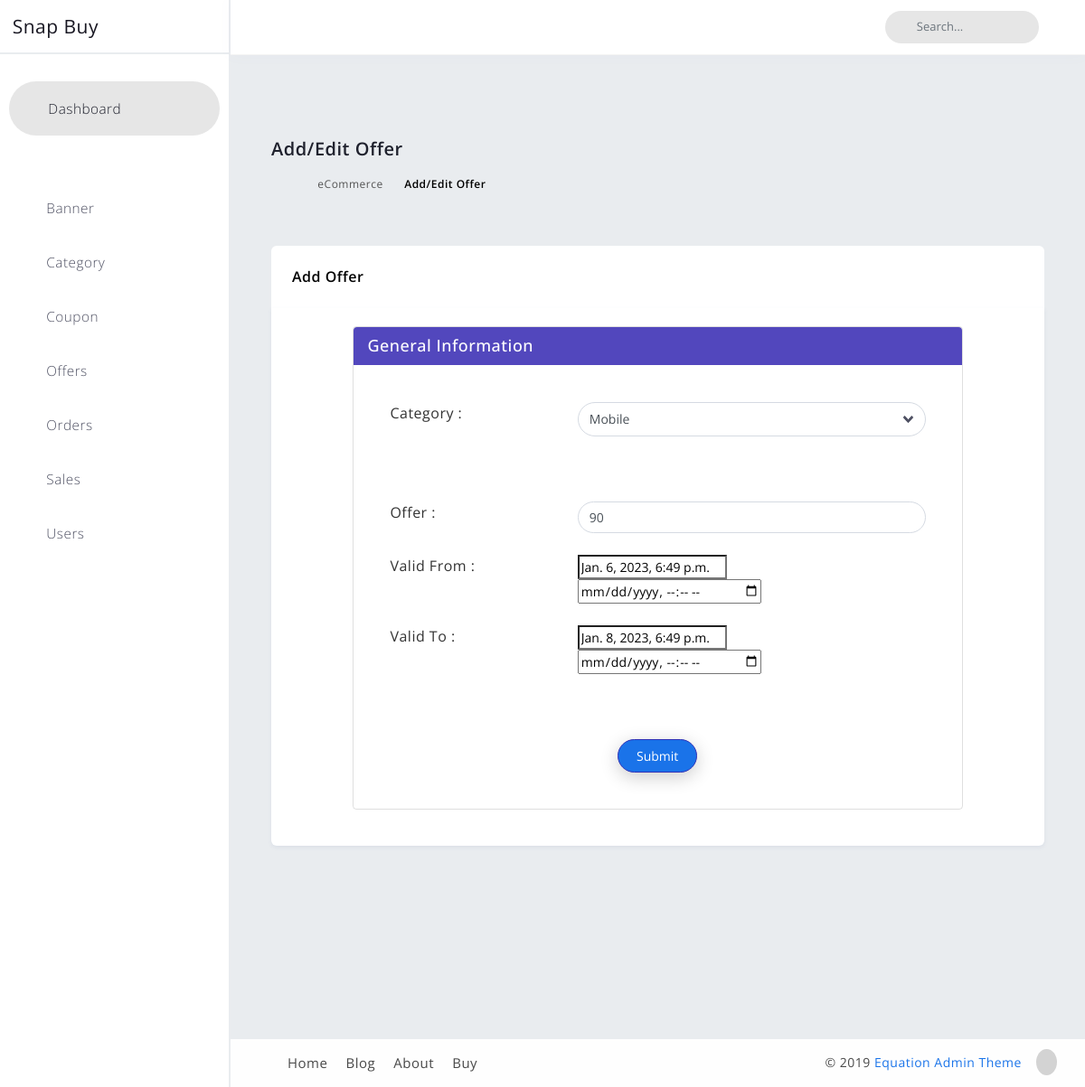
The page /myadmin/edit-category-offer/11/ on the database as committed earlier.
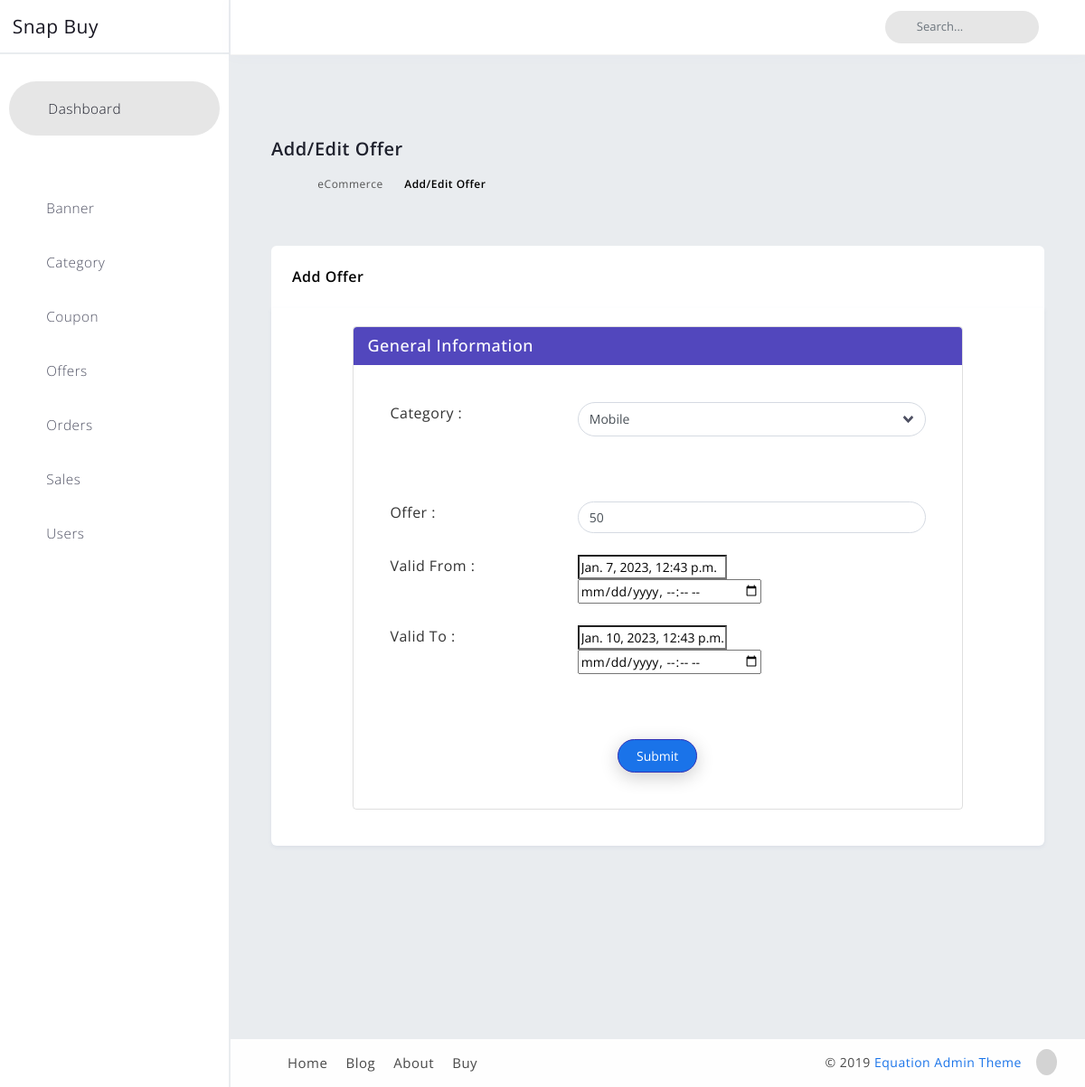
The same page on the database as committed later.
### category_adminside/models.py (models this page shows, shortened)
class CategoryOffer(models.Model):
    category = models.ForeignKey(Category, on_delete=models.CASCADE)
    offer = models.IntegerField(validators=[MinValueValidator(0),MaxValueValidator(100)])
    valid_from = models.DateTimeField()
    valid_to = models.DateTimeField()

class Category(models.Model):
    title =      models.CharField(max_length=200)
    details =     models.TextField()
    cat_image =   models.ImageField(upload_to='categoryimage')
    created_at =  models.DateTimeField(auto_now_add=True)
    def __str__(self):
        return self.title

### myadmin/views.py (the view, shortened to what this page needs)
# urls.py: path('edit-category-offer/<int:id>/',views.edit_catoffer,name='edit_cat_offer'),
def edit_catoffer(request,id):
    try:
         catoffer = CategoryOffer.objects.get(id = id)  #getting the category ,which is to be edited.
    except:
        pass
    category = Category.objects.all()
    a = catoffer.valid_from.strftime("%d/%m/%Y, %H:%M")
    context = {
        'category':category,
        'catoffer':catoffer,
    }
    return render(request,'cat_adminside/addoffer.html',context)

### newcart/views.py (called while the page is built)
def _cart_id_(request):
    cart = request.session.session_key
    if not cart:
        cart = request.session.create()
    return cart

### templates/cat_adminside/addoffer.html (shortened to what the changed rows need)
{% extends 'cat_adminside/cat_adminbase.html' %}
{% load static %}
{% block blockcontent %}
        <div id="content" class="main-content">
            <div class="container">
                <div class="row">
                    <div class="col-xl-12 col-lg-12 col-md-12 col-sm-12 col-12 layout-spacing">
                        <div class="statbox widget box box-shadow">
                            <div class="widget-content widget-content-area add-category">
                                <div class="row">
                                    <div class="mx-xl-auto col-xl-10 col-md-12">
                                        <div class="card card-default">
                                            <div class="card-heading"><h2 class="card-title"><span>General Information</span></h2></div>
                                            <div class="card-body">
                                                <div class="card-body">
                                                    <form class="form-horizontal" method="POST" enctype="multipart/form-data">
                                                        <div class="form-group mb-4">
                                                            <div class="row">
                                                                <div class="col-md-8">
                                                                    <select class="form-control form-custom mb-4" name="category">
                                                                        <option value="{{catoffer.category.id}}">{{catoffer.category}}</option>
                                                                    </select>
                                                                </div>
                                                            </div>
                                                        </div>
                                                        <div class="form-group mb-4 mt-5">
                                                            <div class="row">
                                                                <div class="col-md-8">
                                                                    <input class="form-control" value="{{catoffer.offer}}" name="offer" type="text" >
                                                                </div>
                                                            </div>
                                                        </div>
                                                        <div class="form-group mb-4">
                                                            <div class="row">
                                                                <div class="col-md-8">
                                                                    {% if catoffer %}
                                                                    <input name="from" type="" value="{{catoffer.valid_from}}">
                                                                    <br>
                                                                    <input type="datetime-local" name="from">
                                                                    {% else %}
                                                                    <input type="datetime-local" name="from">
                                                                    <span class="text-danger" id="desc-error" ></span>
                                                                    {% endif %}
                                                                </div>
                                                            </div>
                                                        </div>
                                                        <div class="form-group mb-4">
                                                            <div class="row">
                                                                <div class="col-md-8">
                                                                    <input  value="{{catoffer.valid_to}}">
                                                                    <br>
                                                                    <input type="datetime-local" value="{{cat_offer.valid_to}}" name="to">
                                                                </div>
                                                            </div>
                                                        </div>
                                                    </form>
                                                </div>
                                            </div>
                                        </div>
                                    </div>
                                </div>
                            </div>
                        </div>
                    </div>
                </div>
            </div>
        </div>
{% endblock  %}

Rows that differ between the two databases and show on the page:
changed CategoryOffer "Mobile": offer "90" → "50"; from "Jan. 6, 2023, 6:49 p.m." → "Jan. 7, 2023, 12:43 p.m."; valid_to "Jan. 8, 2023, 6:49 p.m." → "Jan. 10, 2023, 12:43 p.m."
